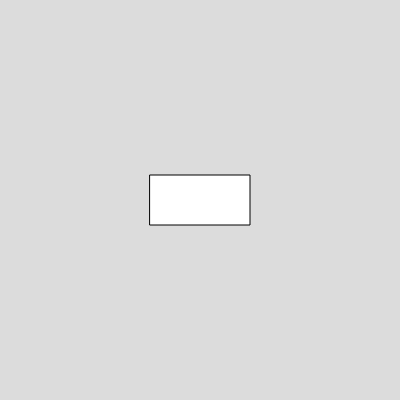
Frame 1 (no input)
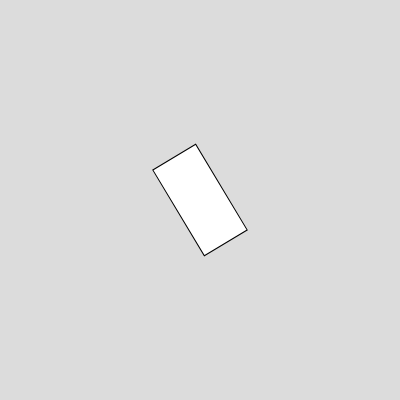
Frame 60 (no input)
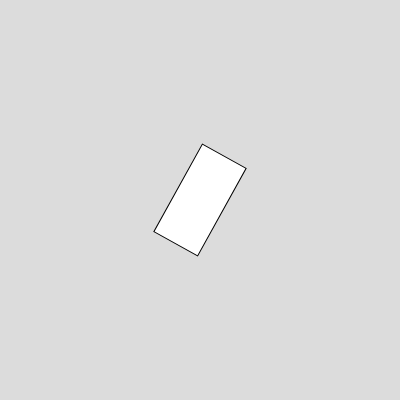
Frame 120 (the mouse pressed at the canvas centre since frame 60)

The p5.js sketch that drew these frames (run headless with seeded random() and noise() and a simulated clock; from frame 60 on, the mouse is pressed at the canvas centre):

// p5.js sketch
// ── sketch.js
let angle = 0;

function setup() {
  createCanvas(400, 400);
  rectMode(CENTER);
  angleMode(DEGREES);
}

function draw() {
  background(220);
  let distance = dist(mouseX, mouseY);
  
  translate(width/2, height/2);
  rotate(angle);
  rect(0, 0, 100, 50);
  
  angle += 1;
}
